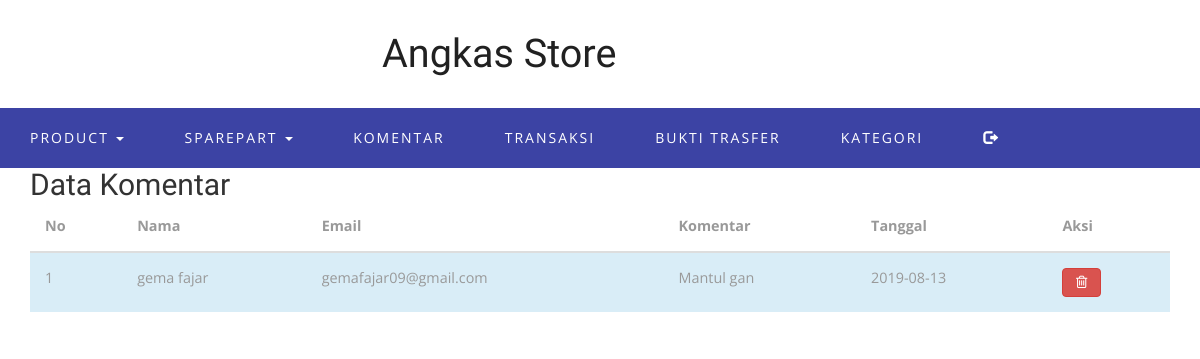
The app's page /function/admin/halaman.php?page=komen/data_komentar (signed in) with its own data.
### tables this page shows
CREATE TABLE `tbl_komen` (
  `id_komen` int(11) NOT NULL AUTO_INCREMENT,
  `id_pembeli` int(11) DEFAULT NULL,
  `komentar` varchar(250) DEFAULT NULL,
  `tanggal` date DEFAULT NULL,
  PRIMARY KEY (`id_komen`)
);

CREATE TABLE `pembeli` (
  `id_pembeli` int(11) NOT NULL AUTO_INCREMENT,
  `nama` varchar(30) DEFAULT NULL,
  `email` varchar(30) DEFAULT NULL,
  `password` varchar(30) DEFAULT NULL,
  `telpon` varchar(30) DEFAULT NULL,
  `alamat` varchar(30) DEFAULT NULL,
  PRIMARY KEY (`id_pembeli`)
);

### function/admin/komen/data_komentar.php (the view)
<div class="container">
  <h2>Data Komentar</h2>
  <div class="table-responsive">
  <?php
  $koneksi=mysqli_connect('localhost','root','','db_sparepart') or die (mysqli_connect_error());
  $qry=mysqli_query($koneksi,"SELECT * FROM tbl_komen a LEFT JOIN pembeli b ON a.id_pembeli=b.id_pembeli");
  ?>
    <table class="table">
    <thead>
      <tr>
        <th>No</th>
        <th>Nama</th>
		<th>Email</th>
        <th>Komentar</th>
        <th>Tanggal</th>
		<th>Aksi</th>
      </tr>
    </thead>
    <tbody>
    <?php
	$no=1;
	while($data= mysqli_fetch_array($qry)){
		?>
      <tr class="info">
        <td><?php echo $no++ ?> </td>
        <td><?php echo $data['nama'] ?></td>
		<td><?php echo $data['email'] ?></td>
        <td><?php echo $data['komentar'] ?></td>
		<td><?php echo $data['tanggal'] ?></td>
		<td>
			<a href="halaman.php?page=komen/hapus&id=<?php echo $data['id_komen'] ?>" class="btn btn-danger col-sm-5 fa fa-trash-o fa-1x"></a>
		</td>
      </tr>
	  <?php } ?>
    </tbody>
  </table>
  </div>
</div>

### records on screen
tbl_komen: id_pembeli.nama "gema fajar", id_pembeli.email "gemafajar09@gmail.com", komentar "Mantul gan", tanggal "2019-08-13"
